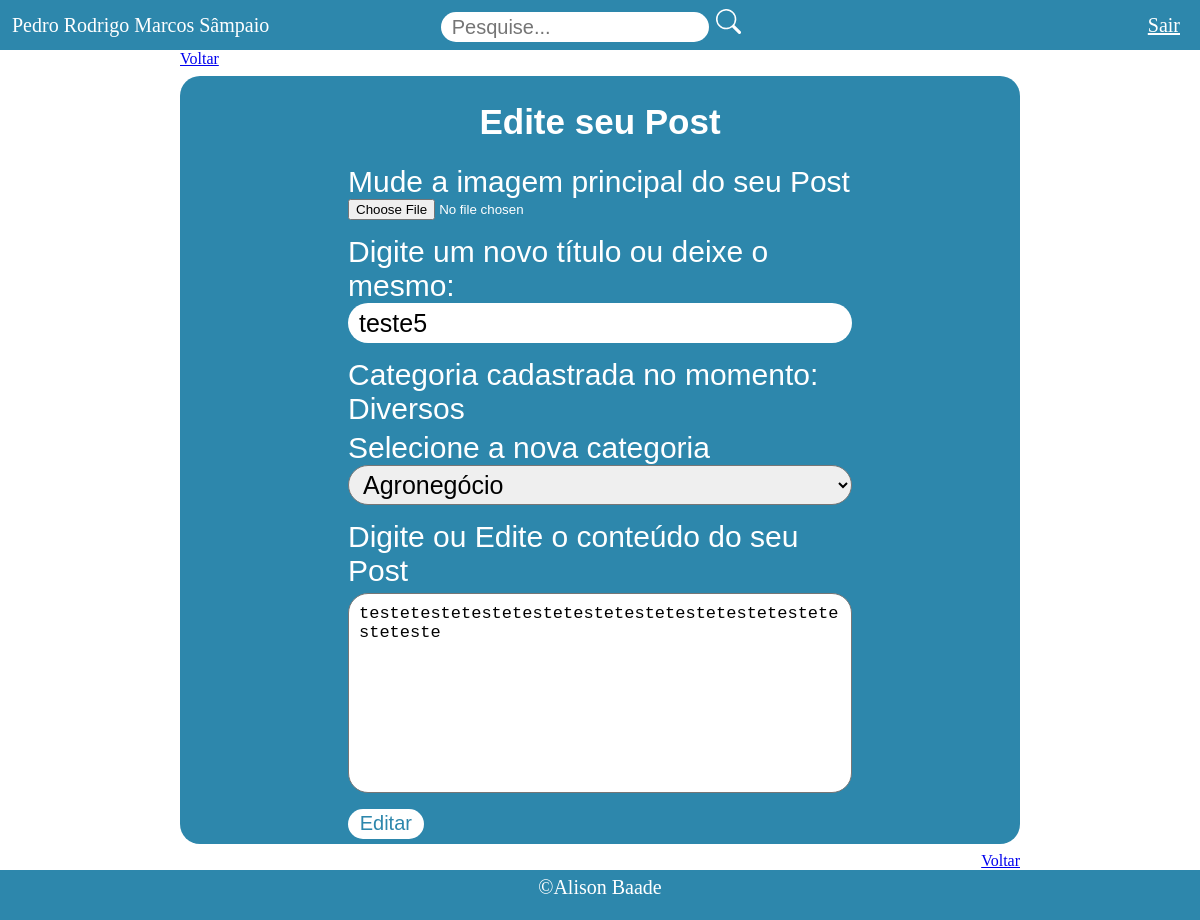
Page /posts/edit_post/21 (signed in) on the earlier database version.
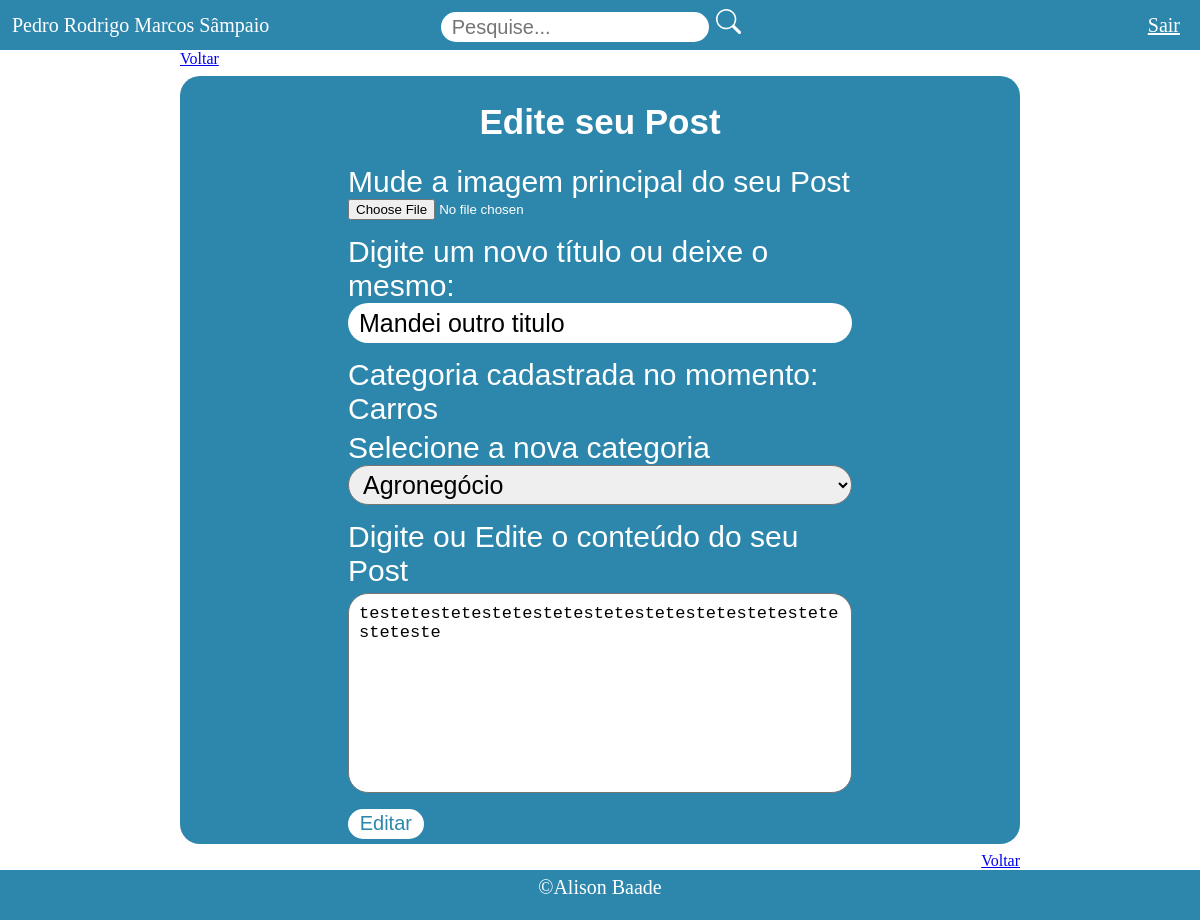
Same page on the later database version.
### Postagem/models.py (models this page shows, shortened)
class Post(models.Model):
    imagem = models.ImageField(upload_to='img_principal', default='img_principal/sem-img.jpg')
    titulo = models.CharField(max_length=100)
    categoria = models.ForeignKey(Categoria, on_delete=models.CASCADE)
    autor = models.ForeignKey(Usuario, on_delete=models.CASCADE)
    data_cadastro = models.DateTimeField(default=datetime.now, null=True)
    conteudo = models.TextField(max_length=1000)

class Categoria(models.Model):
    nome = models.CharField(max_length=15)
    def __str__(self):
        return self.nome
    class Meta:
        ordering = ['nome']

### Postagem/views.py (the view)
# urls.py: path('edit_post/<int:id>', views.edit_post, name='edit_post'),
def edit_post(request, id):
    if request.session.get('usuario'):
        post = Post.objects.filter(id = id).first()
        categorias = Categoria.objects.all()
        usuario_req = request.session.get('usuario')
        usuario = Usuario.objects.filter(id=usuario_req).first()
        if usuario.tipo == 'AU':
            usuario_logado = usuario
            return render(request, 'edit_post.html', {'post' : post,
                                                    'categorias' : categorias,
                                                    'usuario_logado' : usuario_logado})

### perfilUser/models.py (called while the page is built)
    def __str__(self):
        return self.nome

### Postagem/templates/edit_post.html (shortened to what this page needs)
<body>
    {% include 'header.html' %}
    <div class="body-conf">
        <a href="{% url 'home' %}">Voltar</a>
        <section class="d-flex flex-dir alg-itens-center margin-top-section">
            <div class="margin-b-h1 margin-div">
                <h1 class="h1-cadastro font-sans">Edite seu Post</h1>
            </div>
            <form class="d-grid font-sans form-width" action="{% url 'alterar_post' post.id %}" method="POST" enctype="multipart/form-data">
                <div class="d-grid style-label margin-div">
                    <label for="imagem">Mude a imagem principal do seu Post</label>
                    <input type="file" name="imagem" accept="image/*">
                </div>
                <div class="d-grid style-label margin-div">
                    <label for="titulo">Digite um novo título ou deixe o mesmo:</label>
                    <input class="style-input" name="titulo" type="text" value="{{post.titulo}}">
                </div>
                <div class="d-grid style-label margin-div">
                    <label class="margin-b-h1" for="categoria"> Categoria cadastrada no momento: {{post.categoria}}</label>
                    <label for="categoria">Selecione a nova categoria</label>
                    <select class="select-style" name="categoria">
                        {% for categoria in categorias %}
                            <option value="{{categoria.nome}}">{{categoria.nome}}</option>
                        {% endfor %}
                    </select>
                </div>
                <div class="d-grid style-label margin-div">
                    <label for="conteudo">Digite ou Edite o conteúdo do seu Post</label>
                    <textarea class="text-area-style" name="conteudo" cols="30" rows="10">{{post.conteudo}}</textarea>
                </div>
                <div class="margin-div">
                    <button class="btn-edit cursor-pointer" type="submit">Editar</button>
                </div>
        </section>
        <div class="width-100 text-end">
            <a href="{% url 'home' %}">Voltar</a>
        </div>
    </div>
    {% include 'footer.html' %}
</body>

Differences in the rows shown:
changed Post "testetestetestetestetestetestetestetestetestetesteteste": titulo "teste5" → "Mandei outro titulo"; categoria "Diversos" → "Carros"
